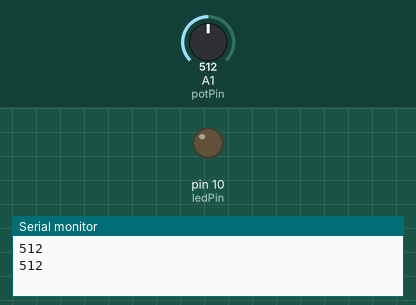
This sketch was run on a simulated Arduino Uno, built with avr-gcc and run on an emulated ATmega328P. Parts: output pins drawn as LEDs (lit = HIGH), the last lines printed to the serial monitor. Inputs (shaded band) come from the test bench; at power-on: A1 (potPin) = 512.

Above: at 1.8 s.
1.9 s: A1 (potPin) set to 994
3.7 s: A1 (potPin) set to 1011
At 5.4 s:
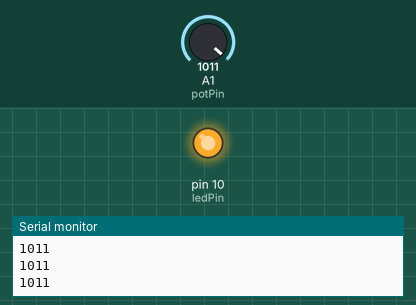
6.0 s: A1 (potPin) set to 990
At 7.0 s:
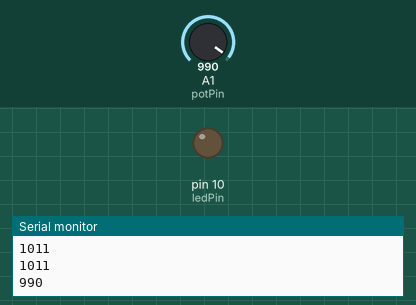
8.0 s: A1 (potPin) set to 1010
At 9.8 s:
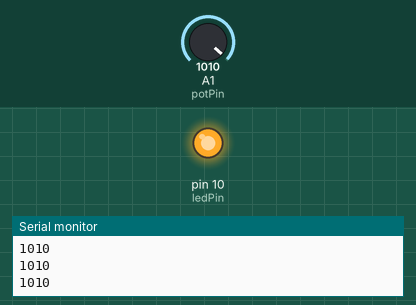
Timing chart, 0 to 11.0 s (numbered marks = the images above; inputs shaded):
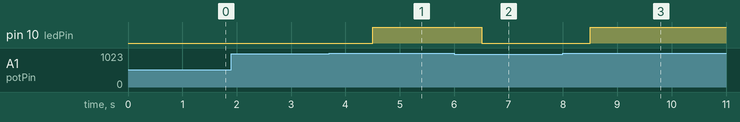

Measured:
- the behaviour switches between 1000 and 1001 on A1 (potPin) (found by bisection; images 0 and 1)
- after the input at 3.7 s, pin 10 (ledPin): LOW → HIGH after 0.80 s
- after the input at 6.0 s, pin 10 (ledPin): HIGH → LOW after 0.50 s
- after the input at 8.0 s, pin 10 (ledPin): LOW → HIGH after 0.50 s

The sketch:

whileLoop.ino
```cpp
int potPin=A1;
int ledPin=10;
int potval;
int dT=500;

void setup()
{
  pinMode(potPin,INPUT);
  pinMode(ledPin,OUTPUT);
  Serial.begin(9600);
}

void loop()
{
  potval=analogRead(potPin);
  Serial.println(potval);
  delay(dT);

  while(potval>1000){
    digitalWrite(ledPin,HIGH);
    potval=analogRead(potPin);
    Serial.println(potval);
    delay(dT);
  }
  digitalWrite(ledPin,LOW);
  delay(dT);


}
```
